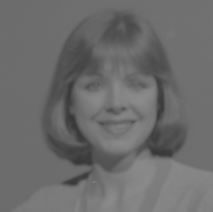
#> input picture parcial_2/lab_10/Constrast_stretching/dama.JPG, 213 x 212 px
$ python Contrast_stretching_outliers.py
#> lines starting #> are read from the running program, lines starting #| are printed output that depends on the picture

import cv2
import numpy as np
from matplotlib import pyplot as plt

def PixelOperations(img,c,d):
    a = 0
    b = 255
    for row in range(len(img)):
        for pixel in range(len(img[row])):
            if(0<=img[row][pixel]  and img[row][pixel]  <= c):
                img[row][pixel] = (a/c)*img[row][pixel]
            elif(c<img[row][pixel] and img[row][pixel] <= d):
                img[row][pixel] = ((img[row][pixel] - c) * ((b-a)/(d-c)))+a
            else:
                 img[row][pixel] = ((img[row][pixel] - d) * ((255-b)/(255-d)))+b
    img = np.array(img, dtype=np.uint8)
    return img

imgReal = cv2.imread("dama.JPG", cv2.IMREAD_GRAYSCALE) #8 bit por escala de grises
#> imgReal is the input picture: shape (212, 213); min 53, max 139, mean 107.8
imgReal = cv2.resize(imgReal,(600,600))
#> imgReal: shape (600, 600)
img = imgReal

#tablas para los histogramas
f, (ax1, ax2) = plt.subplots(1, 2, sharey=True,figsize=(15, 5))

for i in range(20):
    for j in range(20):
        img[i][j] = 0
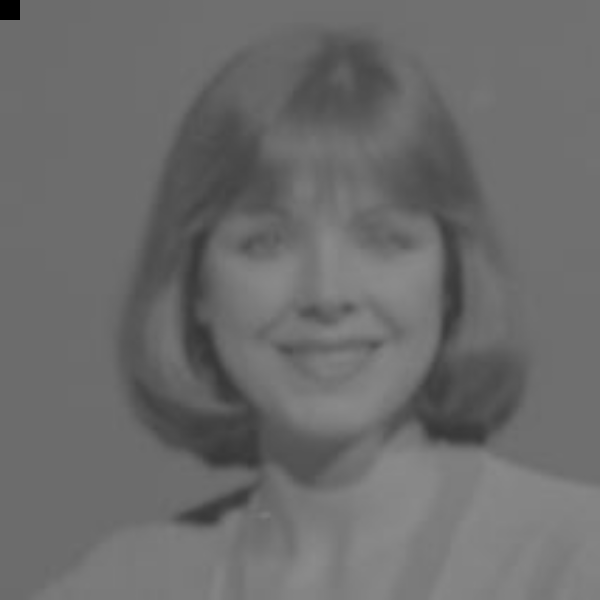
#> img: shape (600, 600); min 0, max 139, mean 107.6
ax1.hist(img.ravel(),256,[0,256])
ax1.set_title('Imagen Original')
ax1.set_xlabel('Intensidad')
ax1.set_ylabel('Cantidad de pixeles')
cv2.imshow('Imagen real',img)

# por escala de grises en 8 bit entonces
arrayImg = img.ravel()
sortArray = np.sort(arrayImg)
print(sortArray)
#> (printed output is left out)
# 10% y el 90 %
min_ = int(len(sortArray) * 0.1)
#> min_ = 36000
max_ = int(len(sortArray) * 0.9)
#> max_ = 324000
c = sortArray[min_]
#> c = 83
d = sortArray[max_]
#> d = 128
print(len(sortArray))
#| 360000
print(min_)
#| 36000
print(c)
#| 83
print(max_)
#| 324000
print(d)
#| 128
img = PixelOperations(img.astype(int),int(c),int(d))
#> after the loop in PixelOperations, `for row in range(len(img)):`:
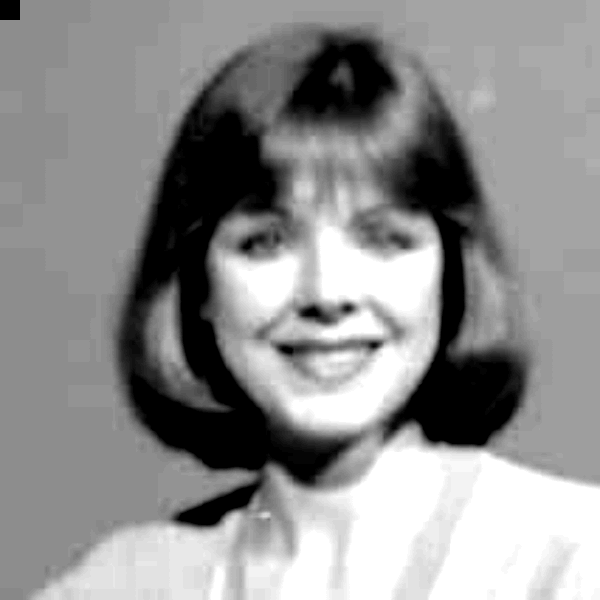
#> img: shape (600, 600) int64; min 0, max 255, mean 142

ax2.hist(img.ravel(),256,[0,256])
ax2.set_title('Imagen (Contrast Stretching)')
ax2.set_xlabel('Intensidad')
ax2.set_ylabel('Cantidad de pixeles')
cv2.imshow('Imagen (Constrast Stretching)',img)

plt.show()
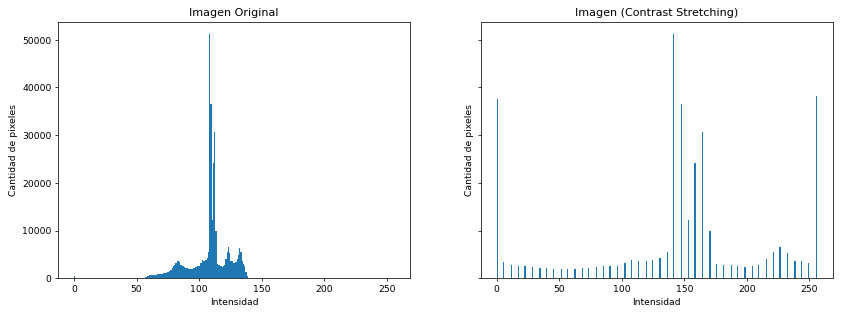
#> figure drawn by matplotlib, 2 panels; panel 1: tallest bar 51237 high, from x = 108 to 109
cv2.waitKey(0)
cv2.destroyAllWindows()
